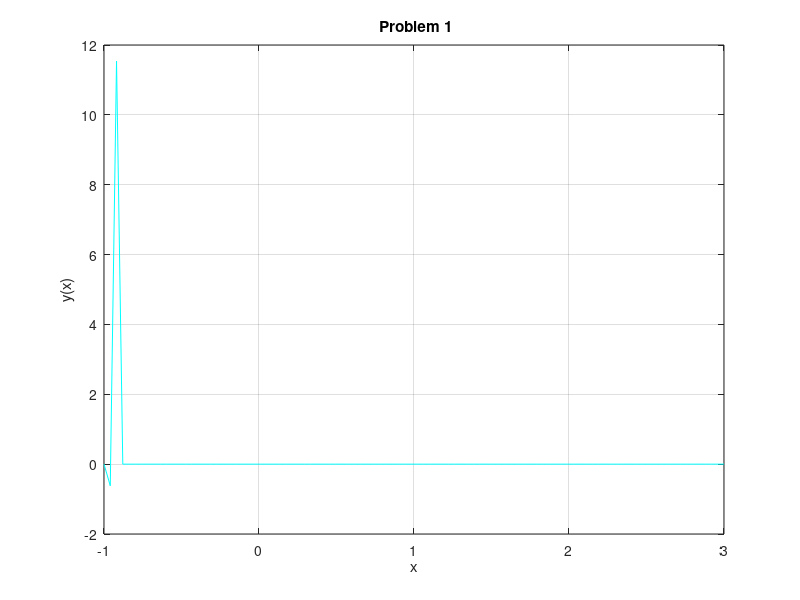

Write the MATLAB code that produced this figure.
close all; clear; clc; %clear all
%all the parameters
x0 = -1;
x1 = 0;
x2 = 2.718;
x3 = 3;

% x vector
x = linspace (x0,x3,100);

% making space for y with zeros
y = zeros(length(x),1);

%for loop that goes through x
for i = 1:length(x) %x0 + x1


    if (i >= x0) && (i < x1) % if x is between 2 numbers, then y = that
    y(i) = ( ((x(i).^2) + 1) ./ ((x(i).^2) + x) );
    end

    if (i >= x1) && (i < x2) % if x is between these then y = that
    y(i) = 15 .* log(x(i));    
    end

    if (i >= x2) && (i <= x3)
     y(i) = 12.386 - (x(i).^2);    
    end
end
% plotting
plot (x,y,'c'); 
grid on;
xlabel('x');
ylabel('y(x)');
title(" Problem 1");